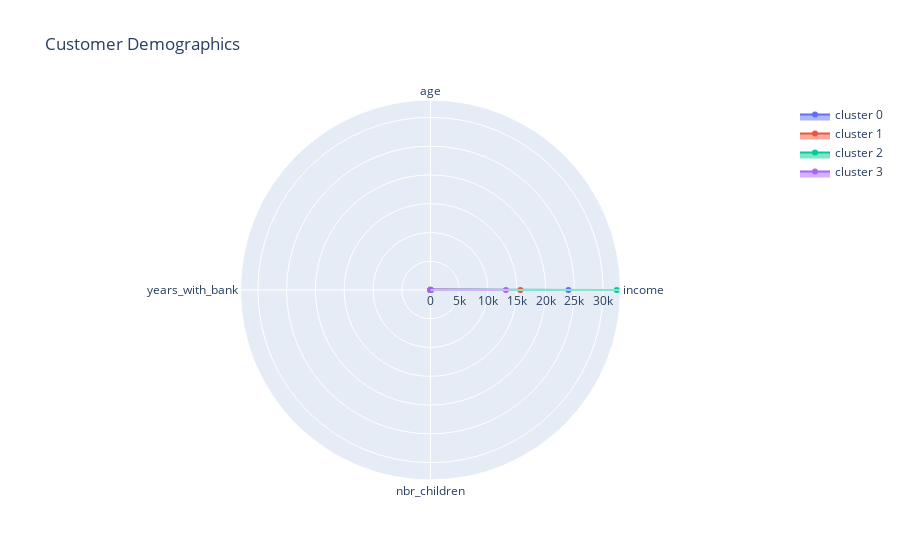

Notebook cell for this chart:
### Markdown cell above
# Radar charts

### Code cell
import plotly.graph_objects as go

features = ['income', 'age', 'years_with_bank', 'nbr_children']

# calculate the mean
cluster_means = customers.groupby('cluster').mean().reset_index()

# define the feature name on radare chart
feature_names = ['income', 'age', 'years_with_bank', 'nbr_children']

# create radar charts for each cluster
data = []
for i in range(4):
    data.append(go.Scatterpolar(
        r=cluster_means[feature_names].iloc[i].values,
        theta=feature_names,
        fill='toself',
        name='cluster ' + str(i)
    ))
# define the layout
layout = go.Layout(
    polar=dict(
        radialaxis=dict(
            visible=True,
            range=[0, customers[feature_names]]
        )
    ),
    showlegend=True,
    title='Customer Demographics'
)

# display the radar charts
fig = go.Figure(data=data, layout=layout)
fig.show()

### Figure 1 — Plotly figure (JSON) as saved in the notebook; plotly's stock layout.template omitted (floating-point values rounded to 4 significant figures)
{"data": [{"fill": "toself", "name": "cluster 0", "r": [23970.0, 49.54, 3.938, 1.139], "theta": ["income", "age", "years_with_bank", "nbr_children"], "type": "scatterpolar"}, {"fill": "toself", "name": "cluster 1", "r": [15620.0, 29.01, 3.786, 0], "theta": ["income", "age", "years_with_bank", "nbr_children"], "type": "scatterpolar"}, {"fill": "toself", "name": "cluster 2", "r": [32360.0, 50.2, 3.995, 1.127], "theta": ["income", "age", "years_with_bank", "nbr_children"], "type": "scatterpolar"}, {"fill": "toself", "name": "cluster 3", "r": [13100.0, 30.6, 3.83, 0], "theta": ["income", "age", "years_with_bank", "nbr_children"], "type": "scatterpolar"}], "layout": {"autosize": true, "polar": {"angularaxis": {"type": "category"}, "radialaxis": {"autorange": true, "range": [0, 33770.0], "type": "linear", "visible": true}}, "showlegend": true, "title": {"text": "Customer Demographics"}}}
